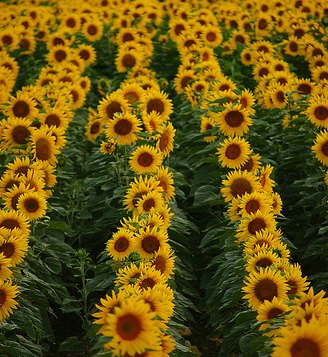
#> input picture Lab2/sunflowers.jpg, 328 x 357 px
$ jupyter execute notebook.ipynb
#> lines starting #> are read from the running program, lines starting #| are printed output that depends on the picture
### Lab2/show_all_circles.py
def show_all_circles(image, cx, cy, rad, color='r'):
    """
    image: numpy array, representing the grayscsale image
    cx, cy: numpy arrays or lists, centers of the detected blobs
    rad: numpy array or list, radius of the detected blobs
    """
    import matplotlib.pyplot as plt
    from matplotlib.patches import Circle

    fig, ax = plt.subplots()
    ax.set_aspect('equal')
    ax.imshow(image, cmap='gray')
    for x, y, r in zip(cx, cy, rad):
        circ = Circle((x, y), r, color=color, fill=False)
        ax.add_patch(circ)

    plt.title('%i circles' % len(cx))
    plt.show()

### Lab2/notebook.ipynb
[cell 1]
import numpy as np
import matplotlib.pyplot as plt
import time

# - Design a function to create a 2D Gaussian blob: def gaussian(x, y, x0, y0, sigma): where (x0, y0) represents the center of the Gaussian and sigma the standard deviation.
def gaussian(x, y, x0, y0, sigma):
    return np.exp(-((x - x0)**2 + (y - y0)**2) / (2 * sigma**2))

[cell 2]
# Create a coordinate grid for the image, with x and y values ranging from -10 to 10.
x, y = np.linspace(-10, 10, 100), np.linspace(-10, 10, 100)
x, y = np.meshgrid(x, y)

[cell 3]
blob1 = 5*gaussian(x, y, x0=-4, y0=-4, sigma=1.2)
blob2 = 10*gaussian(x, y, x0=4, y0=-4, sigma=1.6)
blob3 = 8*gaussian(x, y, x0=0, y0=4, sigma=2.2)

combined_blobs = blob1 + blob2 + blob3

[cell 4]
plt.imshow(combined_blobs, extent=(-10, 10, -10, 10), origin='lower', cmap='viridis')
plt.colorbar()
plt.title('Combined Gaussian Blobs')
plt.xlabel('X-axis')
plt.ylabel('Y-axis')
plt.show()

[cell 5]
import numpy as np
import matplotlib.pyplot as plt
from scipy.ndimage import rank_filter

# Apply rank_filter to the image
max_filter_output = rank_filter(combined_blobs, rank=-1, size=3)

# Combine the original image with the output from rank_filter to retain only the local maxima
non_max_suppressed = np.where(combined_blobs == max_filter_output, combined_blobs, 0)

# Display the original image, the rank_filter output, and the final result
fig, axes = plt.subplots(1, 3, figsize=(15, 5))

axes[0].imshow(combined_blobs, extent=(-10, 10, -10, 10), origin='lower', cmap='viridis')
axes[0].set_title('Original Image')
axes[0].set_xlabel('X-axis')
axes[0].set_ylabel('Y-axis')

axes[1].imshow(max_filter_output, extent=(-10, 10, -10, 10), origin='lower', cmap='viridis')
axes[1].set_title('Rank Filter Output')
axes[1].set_xlabel('X-axis')
axes[1].set_ylabel('Y-axis')

axes[2].imshow(non_max_suppressed, extent=(-10, 10, -10, 10), origin='lower', cmap='viridis')
axes[2].set_title('Non-Maximum Suppressed')
axes[2].set_xlabel('X-axis')
axes[2].set_ylabel('Y-axis')

plt.tight_layout()
plt.show()

## Exercise 1

[cell 6]
from scipy.ndimage import gaussian_laplace
import skimage
from skimage import io
x = io.imread('./sunflowers.jpg', as_gray=True)
#> x: shape (357, 328) float64; min 0, max 0.925, mean 0.325

[cell 7]
plt.imshow(x, cmap='gray')
plt.show()

[cell 8]
sigma = 4
filtered_image = gaussian_laplace(x, sigma=sigma)
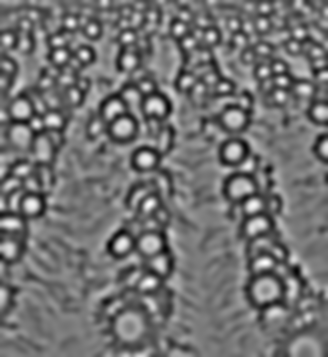
#> filtered_image: shape (357, 328) float64; min -0.0143, max 0.017, mean -2.6e-05; drawn with min black and max white

[cell 9]
plt.imshow(filtered_image, cmap='gray')
plt.show()

[cell 10]
# Apply thresholding to the filtered image
threshold = np.quantile(filtered_image, 0.99)
#> threshold = 0.0117
thresholded = np.where(filtered_image > threshold, filtered_image, 0)
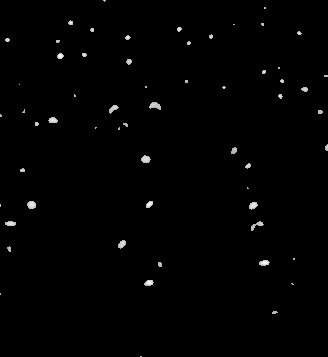
#> thresholded: shape (357, 328) float64; min 0, max 0.017, mean 0.000132; drawn with min black and max white

# Perform non-maximum suppression
max_filter_output = rank_filter(thresholded, rank=-1, size=3)
non_max_suppressed = np.where(thresholded == max_filter_output, thresholded, 0)

[cell 11]
# Display the original image, the LoG filtered image, and the final result
fig, axes = plt.subplots(1, 4, figsize=(15, 5))

axes[0].imshow(x, cmap='gray')
axes[0].set_title('Original Image')
axes[0].axis('off')

axes[1].imshow(filtered_image, cmap='gray')
axes[1].set_title('LoG Filtered Image')
axes[1].axis('off')

axes[2].imshow(thresholded, cmap='gray')
axes[2].set_title('Thresholded Image')
axes[2].axis('off')

axes[3].imshow(non_max_suppressed, cmap='gray')
axes[3].set_title('Non-Maximum Suppressed')
axes[3].axis('off')

plt.tight_layout()
plt.show()

[cell 12]
import show_all_circles
# Extract the coordinates of the centers and the radii of the detected blobs
cy, cx = np.nonzero(non_max_suppressed)
#> cy = 61 values from 0 to 356; cx = 61 values, max 327 at index 38, min 0 at index 32, mean 161.1
rad = np.full_like(cx, sigma)  # Assuming radius is proportional to the variance
#> rad = 61 values from 4 to 4

show_all_circles.show_all_circles(x, cx, cy, rad)
#> the loop in show_all_circles, `for x, y, r in zip(cx, cy, rad):` made 61 passes
#> (x, y) on passes 1 to 12: (104, 0), (264, 8), (70, 22), (233, 24), (262, 24), (179, 28), (92, 29), (299, 33), (211, 36), (127, 37), (7, 39), (57, 41)

## Exercise 2

[cell 13]
sigma0 = 3
sigmaN = 7
def generate_sigma_space(sigma_0, sigma_max, num_steps):
    # Calculate scale factor 's' based on the geometric progression formula
    s = (sigma_max / sigma_0) ** (1 / (num_steps - 1))

    # Generate sigma values using the formula sigma = sigma_0 * s^k
    k_values = np.arange(0, num_steps)
    scales = sigma_0 * s ** k_values

    return scales

scales = generate_sigma_space(sigma0, sigma_max=sigmaN, num_steps=15)

scale_space = np.zeros((x.shape[0], x.shape[1], len(scales)))


# Measure execution time for downsampling approach
start_time = time.time()

for i, sigma in enumerate(scales):
    log_filtered = gaussian_laplace(x, sigma=sigma)
    scale_space[:, :, i] = sigma**2 * log_filtered

# Perform non-maximum suppression at each scale
non_max_suppressed_2d = np.zeros_like(scale_space)
for i in range(len(scales)):
    # Apply thresholding to the filtered image
    threshold = np.quantile(scale_space[:, :, i], 0.99)
    thresholded = np.where(scale_space[:, :, i] > threshold, scale_space[:, :, i], 0)
    # Perform non-maximum suppression
    max_filter_output = rank_filter(thresholded, rank=-1, size=5)
    non_max_suppressed_2d[:, :, i] = np.where(thresholded == max_filter_output, thresholded, 0)
#> this loop made 15 passes
#> threshold on passes 1 to 12: 0.179, 0.181, 0.183, 0.185, 0.186, 0.187, 0.189, 0.189, 0.189, 0.188, 0.185, 0.182

# Extend non-maximum suppression to 3D scale-space
max_filter_output_3d = rank_filter(non_max_suppressed_2d, rank=-1, size=(15, 15, len(scales)))
non_max_suppressed = np.where(non_max_suppressed_2d == max_filter_output_3d, non_max_suppressed_2d, 0)

# Measure execution time for downsampling approach
filter_time = time.time() - start_time

# Extract the coordinates of the centers and the radii of the detected blobs
cy, cx, cz = np.nonzero(non_max_suppressed)
#> cy = 118 values from 0 to 356; cx = 118 values, max 327 at index 8, min 0 at index 67, mean 166.2; cz = 118 values, max 14 at index 43, min 0 at index 0, mean 3.15
radii = [scales[z]*2 for z in cz]  # Radius is proportional to the scale
#> radii = 118 values, max 14 at index 43, min 6 at index 0, mean 7.53

# Display the detected blobs on the original image
x_colored = io.imread('./sunflowers.jpg')
show_all_circles.show_all_circles(x_colored, cx, cy, radii)
#> the loop in show_all_circles (call 2), `for x, y, r in zip(cx, cy, rad):` made 118 passes
#> (x, y, r) on passes 1 to 12: (161, 0, 6), (183, 0, 6), (210, 0, 6), (104, 2, 6), (298, 4, 6), (139, 5, 6), (264, 8, 6), (306, 9, 6), (327, 11, 6), (33, 15, 6), (136, 16, 6), (152, 16, 6)

print(f"Execution time for filter width approach: {filter_time:.4f} seconds")

## Exercise 3

[cell 14]
from skimage.transform import resize

# Parameters
sigma0 = 3
sigmaN = 8
scales = generate_sigma_space(sigma0, sigma_max=sigmaN, num_steps=15)

# Build the scale-space using downsampling
scale_space = np.zeros((x.shape[0], x.shape[1], len(scales)))
current_image = x.copy()

# Measure execution time for downsampling approach
start_time = time.time()

for i, sigma in enumerate(scales):
    downsample_factor = sigma / sigma0
    current_image = resize(x, (int(x.shape[0] / downsample_factor), int(x.shape[1] / downsample_factor)))
    log_filtered = gaussian_laplace(current_image, sigma=sigma)
    log_filtered = resize(log_filtered, x.shape)
    scale_space[:, :, i] = (sigma**2 * log_filtered)
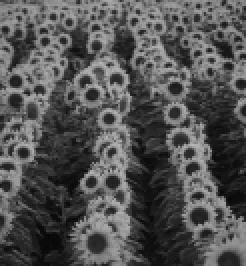
#> current_image: shape (133, 123) float64 (shown 2 times larger); min 0.0275, max 0.718, mean 0.325

# Detection in the scale-space
threshold = np.quantile(scale_space, 0.995)
#> threshold = 0.181
thresholded = np.where(scale_space > threshold, scale_space, 0)

# Perform 2D non-maximum suppression at each scale
non_max_suppressed_2d = np.zeros_like(thresholded)
for i in range(len(scales)):
    max_filter_output = rank_filter(thresholded[:, :, i], rank=-1, size=3)
    non_max_suppressed_2d[:, :, i] = np.where(thresholded[:, :, i] == max_filter_output, thresholded[:, :, i], 0)

# Extend non-maximum suppression to 3D scale-space
max_filter_output_3d = rank_filter(non_max_suppressed_2d, rank=-1, size=(15, 15, len(scales)))
non_max_suppressed = np.where(non_max_suppressed_2d == max_filter_output_3d, non_max_suppressed_2d, 0)

# Measure execution time for downsampling approach
downsampling_time = time.time() - start_time

# Extract the coordinates of the centers and the radii of the detected blobs
cy, cx, cz = np.nonzero(non_max_suppressed)
#> cx = 118 values, max 327 at index 8, min 0 at index 67, mean 165.9; cz = 118 values, max 10 at index 115, min 0 at index 0, mean 1.42
radii = [scales[z] * 2 for z in cz]  # Radius is proportional to the scale
#> radii = 118 values, max 12.09 at index 115, min 6 at index 0, mean 6.71

# Display the detected blobs on the original image
show_all_circles.show_all_circles(x, cx, cy, radii)
print(f"Execution time for downsampling approach: {downsampling_time:.4f} seconds")

## Exercise 4

[cell 15]
# Load the water texture image
x = io.imread('./water_texture.jpg', as_gray=True)
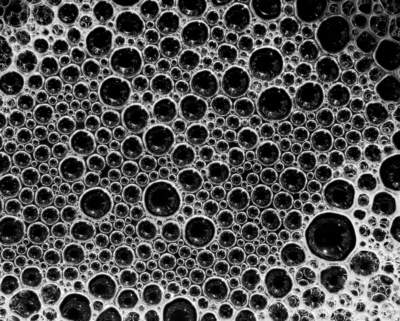
#> input picture Lab2/water_texture.jpg, 400 x 321 px
#> x is the input picture: shape (321, 400); min 0, max 255, mean 78.8

sigma0 = 2
sigmaN = 4
scales = generate_sigma_space(sigma0, sigma_max=sigmaN, num_steps=15)

scale_space = np.zeros((x.shape[0], x.shape[1], len(scales)))

# Measure execution time for downsampling approach
start_time = time.time()

for i, sigma in enumerate(scales):
    log_filtered = gaussian_laplace(x, sigma=sigma)
    scale_space[:, :, i] = sigma**2 * log_filtered

# Perform non-maximum suppression at each scale
non_max_suppressed_2d = np.zeros_like(scale_space)
for i in range(len(scales)):
    # Apply thresholding to the filtered image
    threshold = np.quantile(scale_space[:, :, i], 0.99)
    thresholded = np.where(scale_space[:, :, i] > threshold, scale_space[:, :, i], 0)
    # Perform non-maximum suppression
    max_filter_output = rank_filter(thresholded, rank=-1, size=5)
    non_max_suppressed_2d[:, :, i] = np.where(thresholded == max_filter_output, thresholded, 0)
#> this loop made 15 passes
#> threshold on passes 1 to 12: 1008, 1112.9, 1228.8, 1356.7, 1497.9, 1653.8, 1825.9, 2016, 2225.8, 2467.3, 2724.1, 3007.7
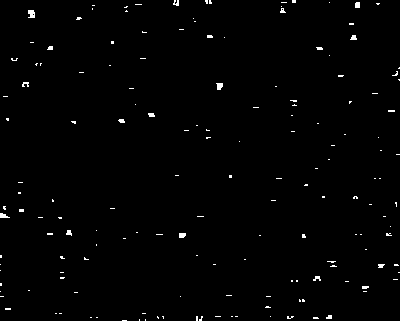
#> thresholded: shape (321, 400) float64; min 0, max 4080, mean 39.3; drawn with min black and max white

# Extend non-maximum suppression to 3D scale-space
max_filter_output_3d = rank_filter(non_max_suppressed_2d, rank=-1, size=(15, 15, len(scales)))
non_max_suppressed = np.where(non_max_suppressed_2d == max_filter_output_3d, non_max_suppressed_2d, 0)

# Measure execution time for downsampling approach
filter_time = time.time() - start_time

# Extract the coordinates of the centers and the radii of the detected blobs
cy, cx, cz = np.nonzero(non_max_suppressed)
#> cy = 1347 values from 0 to 320; cx = 1347 values, max 399 at index 149, min 0 at index 22, mean 208.6; cz = 1347 values, max 14 at index 0, min 0 at index 305, mean 11.32
radii = [scales[z]*2 for z in cz]  # Radius is proportional to the scale
#> radii = 1347 values, max 8 at index 0, min 4 at index 305, mean 7.14

show_all_circles.show_all_circles(x, cx, cy, radii)

print(f"Execution time for filter width approach: {filter_time:.4f} seconds")

[cell 16]
from skimage.transform import resize

# Parameters
sigma0 = 2
sigmaN = 2
scales = generate_sigma_space(sigma0, sigma_max=sigmaN, num_steps=15)

# Build the scale-space using downsampling
scale_space = np.zeros((x.shape[0], x.shape[1], len(scales)))
current_image = x.copy()

# Measure execution time for downsampling approach
start_time = time.time()

for i, sigma in enumerate(scales):
    downsample_factor = sigma / sigma0
    print(downsample_factor)
    print(sigma)
    print(sigma/downsample_factor)
    current_image = resize(x, (int(x.shape[0] / downsample_factor), int(x.shape[1] / downsample_factor)))
    log_filtered = gaussian_laplace(current_image, sigma=sigma)
    log_filtered = resize(log_filtered, x.shape)
    scale_space[:, :, i] = (sigma**2 * log_filtered)
#> this loop made 15 passes
#> pass 1, `log_filtered = gaussian_laplace(current_image, sigma=sigma)`:
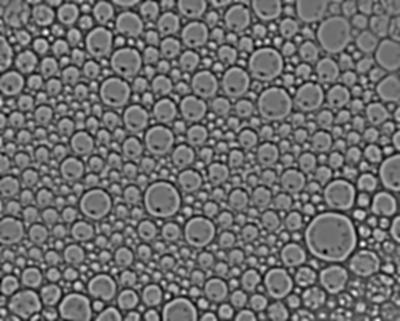
#> log_filtered: shape (321, 400) float64; min -0.0928, max 0.121, mean -5.36e-05; drawn with min black and max white

# Detection in the scale-space
threshold = np.quantile(scale_space, 0.99)
#> threshold = 0.24
thresholded = np.where(scale_space > threshold, scale_space, 0)

# Perform 2D non-maximum suppression at each scale
non_max_suppressed_2d = np.zeros_like(thresholded)
for i in range(len(scales)):
    max_filter_output = rank_filter(thresholded[:, :, i], rank=-1, size=3)
    non_max_suppressed_2d[:, :, i] = np.where(thresholded[:, :, i] == max_filter_output, thresholded[:, :, i], 0)
#> this loop made 15 passes
#> pass 1, `max_filter_output = rank_filter(thresholded[:, :, i], rank=-1, size=3)`:
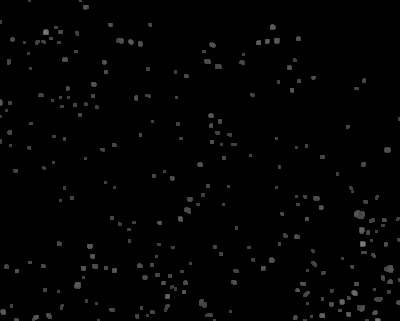
#> max_filter_output: shape (321, 400) float64; min 0, max 0.484, mean 0.01

# Extend non-maximum suppression to 3D scale-space
max_filter_output_3d = rank_filter(non_max_suppressed_2d, rank=-1, size=(15, 15, len(scales)))
non_max_suppressed = np.where(non_max_suppressed_2d == max_filter_output_3d, non_max_suppressed_2d, 0)

# Measure execution time for downsampling approach
downsampling_time = time.time() - start_time

# Extract the coordinates of the centers and the radii of the detected blobs
cy, cx, cz = np.nonzero(non_max_suppressed)
#> cy = 3375 values from 0 to 320; cx = 3375 values, max 399 at index 915, min 0 at index 30, mean 196.7; cz = 3375 values, max 14 at index 14, min 0 at index 0, mean 7
radii = [scales[z] * 2 for z in cz]  # Radius is proportional to the scale
#> radii = 3375 values from 4 to 4

# Display the detected blobs on the original image
show_all_circles.show_all_circles(x, cx, cy, radii)
#> the loop in show_all_circles (call 5), `for x, y, r in zip(cx, cy, rad):` made 3375 passes
#> (x, y) on passes 1 to 3: (29, 0), (29, 0), (29, 0)
#> in show_all_circles (call 5), `plt.show()`:
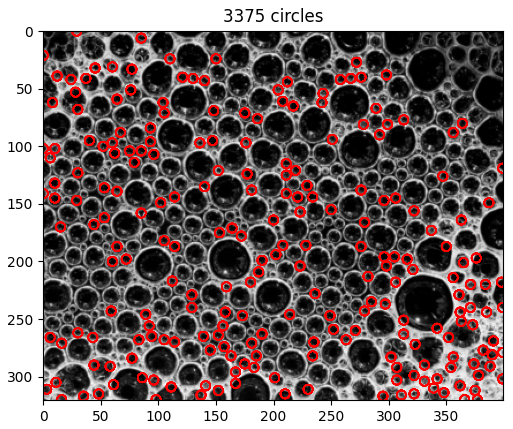
#> figure drawn by matplotlib, 1 panel
print(f"Execution time for downsampling approach: {downsampling_time:.4f} seconds")

[cell 17]
# Load the water texture image
x = io.imread('./fruits.jpg', as_gray=True)
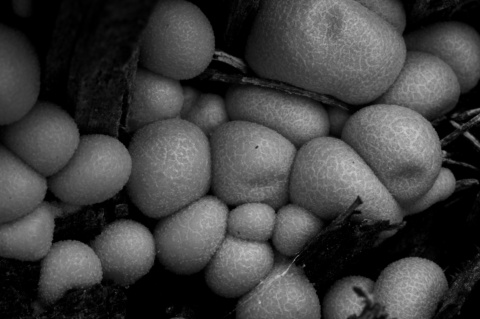
#> input picture Lab2/fruits.jpg, 480 x 319 px
#> x is the input picture: shape (319, 480); min 0, max 199, mean 63.4

# Parameters
sigma0 = 5
sigmaN = 20
threshold = 0.99
scales = generate_sigma_space(sigma0, sigma_max=sigmaN, num_steps=15)

# Build the scale-space using downsampling
scale_space = np.zeros((x.shape[0], x.shape[1], len(scales)))
current_image = x.copy()

# Measure execution time for downsampling approach
start_time = time.time()

for i, sigma in enumerate(scales):
    downsample_factor = sigma / sigma0
    current_image = resize(x, (int(x.shape[0] / downsample_factor), int(x.shape[1] / downsample_factor)))
    log_filtered = gaussian_laplace(current_image, sigma=sigma)
    log_filtered = resize(log_filtered, x.shape)
    scale_space[:, :, i] = (sigma**2 * log_filtered)
#> this loop made 15 passes
#> pass 2, `log_filtered = gaussian_laplace(current_image, sigma=sigma)`:
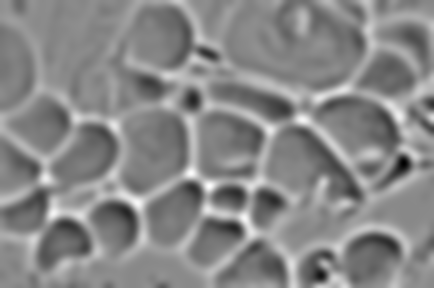
#> log_filtered: shape (288, 434) float64; min -0.00692, max 0.00603, mean -1.29e-05; drawn with min black and max white

# Detection in the scale-space
scale_space = -scale_space
threshold = np.quantile(scale_space, threshold)
#> threshold = 0.167
thresholded = np.where(scale_space > threshold, scale_space, 0)

# Perform 2D non-maximum suppression at each scale
non_max_suppressed_2d = np.zeros_like(thresholded)
for i in range(len(scales)):
    max_filter_output = rank_filter(thresholded[:, :, i], rank=-1, size=5)
    non_max_suppressed_2d[:, :, i] = np.where(thresholded[:, :, i] == max_filter_output, thresholded[:, :, i], 0)

# Extend non-maximum suppression to 3D scale-space
max_filter_output_3d = rank_filter(non_max_suppressed_2d, rank=-1, size=(15, 15, len(scales)))
non_max_suppressed = np.where(non_max_suppressed_2d == max_filter_output_3d, non_max_suppressed_2d, 0)

# Measure execution time for downsampling approach
downsampling_time = time.time() - start_time

# Extract the coordinates of the centers and the radii of the detected blobs
cy, cx, cz = np.nonzero(non_max_suppressed)
#> cy = 24 values from 1 to 317; cx = 24 values, max 445 at index 11, min 73 at index 18, mean 290.7; cz = 24 values, max 11 at index 0, min 2 at index 4, mean 5.92
radii = [scales[z] * 2 for z in cz]  # Radius is proportional to the scale
#> radii = [29.72, 20, 18.11, 14.86, 12.19, 14.86, 18.11, 26.92, 20, 18.11, 20, 12.19, 16.41, 13.46, 16.41, 14.86, 18.11, 16.41, 18.11, 20, 18.11, 24.38, 14.86, 26.92]

# Display the detected blobs on the original image
show_all_circles.show_all_circles(x, cx, cy, radii)
print(f"Execution time for downsampling approach: {downsampling_time:.4f} seconds")
